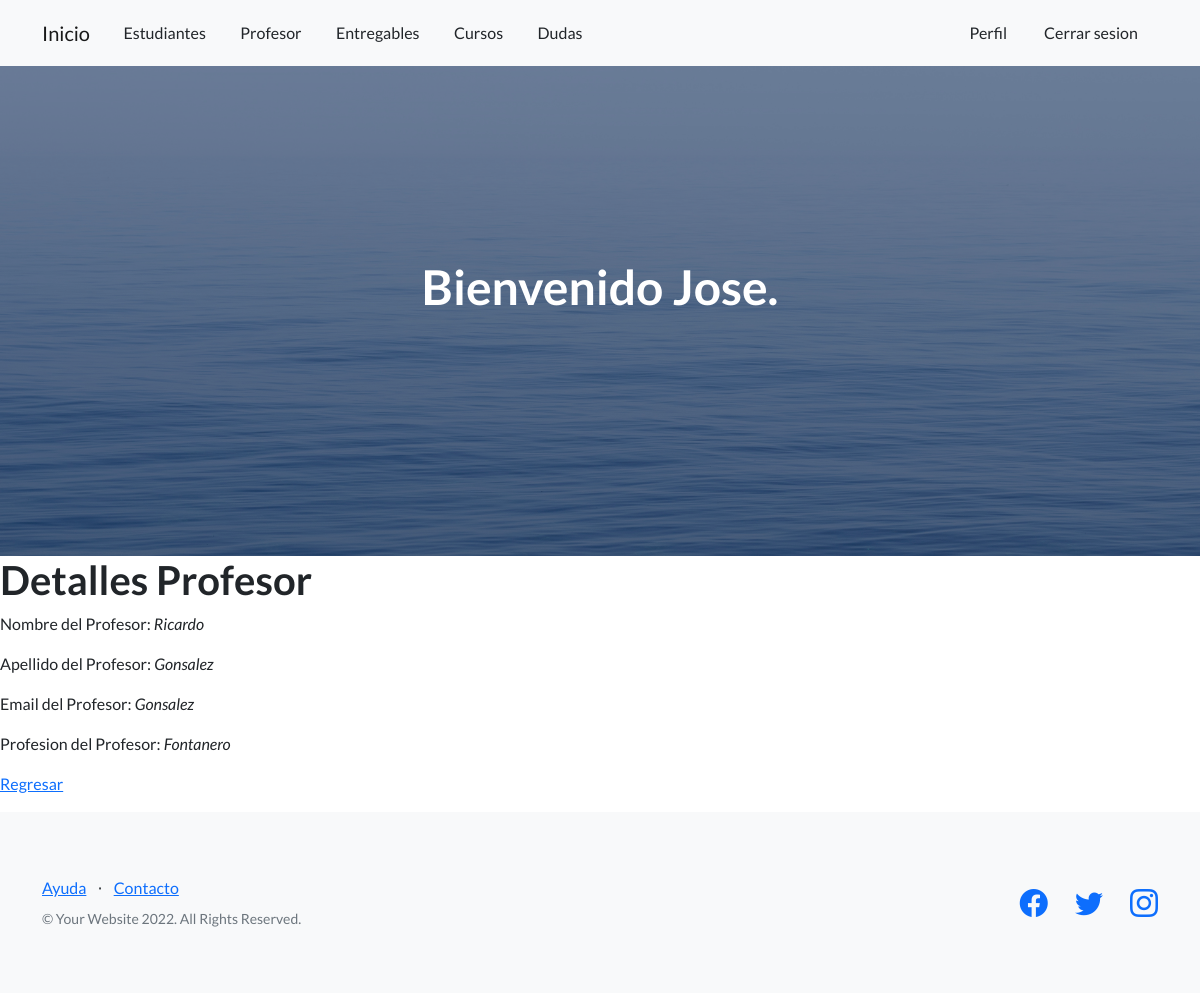
Screenshot of /profesor_detail/1 (signed in) with the database file from the repository.
### AppCoder/models.py (models this page shows, shortened)
class Profesor(models.Model):
    nombre=models.CharField(max_length=40)
    apellido=models.CharField(max_length=40)
    email= models.EmailField()
    profesion=models.CharField(max_length=40)

### AppCoder/views.py (the view)
# urls.py: path('profesor_detail/<pk>',views.ProfesorDetalle.as_view(), name="DetailP"),
class ProfesorDetalle(DetailView):
    model=Profesor
    template_name="AppCoder/profesor_detalle.html"

### AppCoder/templates/AppCoder/profesor_detalle.html
{% extends 'AppCoder/padre.html' %}
{% load static %}
{% block ContenidoQueCambia  %}
<body>
    <h1>Detalles Profesor</h1>
    <p>Nombre del Profesor: <i>{{profesor.nombre}}</i></p>
    <p>Apellido del Profesor: <i>{{profesor.apellido}}</i></p>
    <p>Email del Profesor: <i>{{profesor.apellido}}</i></p>
    <p>Profesion del Profesor: <i>{{profesor.profesion}}</i></p>
    <p>
        <a href="{% url 'ListP' %}">Regresar</a>
    </p>
</body>
{% endblock  %}

### AppCoder/templates/AppCoder/padre.html (shortened to what this page needs)
<!DOCTYPE html>
<html lang="en">
    <head>
        {%load static%}
        <link href="https://cdn.jsdelivr.net/npm/bootstrap-icons@1.5.0/font/bootstrap-icons.css" rel="stylesheet" type="text/css" />
        <link href="{% static 'AppCoder/css/styles.css' %}" rel="stylesheet" />
    </head>
    <body>
        <nav class="navbar navbar-light bg-light static-top">
            <div class="container">
                    <a class="navbar-brand" href="{% url 'Inicio' %}">Inicio</a>
                    <a class="btn btn" href="/Estudiantes">Estudiantes</a>
                    <a class="btn btn" href="/Profesores">Profesor</a>
                    <a class="btn btn" href="/Entregables">Entregables</a>
                    <a class="btn btn" href="/Cursos">Cursos</a>
                    <a class="btn btn" href="/Dudas">Dudas</a>
                <div class="col-lg-6 h-100 text-center text-lg-end my-auto">
                    {%if request.user.is_authenticated%}
                    <a class="btn btn" href="/VerPerfil">Perfil</a>
                    <a class="btn btn" href="/logout">Cerrar sesion</a>
                    {%endif%}
                </div>
            </div>
        </nav>
        <header class="masthead">
            <div class="container position-relative">
                <div class="row justify-content-center">
                    <div class="col-xl-6">
                        <div class="text-center text-white">
                            {%if request.user.is_authenticated%}
                            <h1 class="mb-5">Bienvenido {{user.username}}.</h1>
                            {%endif%}
                        </div>
                    </div>
                </div>
            </div>
        </header>
        {% block ContenidoQueCambia %}
        {% endblock  %}
        <footer class="footer bg-light">
            <div class="container">
                <div class="row">
                    <div class="col-lg-6 h-100 text-center text-lg-start my-auto">
                        <ul class="list-inline mb-2">
                            <li class="list-inline-item"><a href="#!">Ayuda</a></li>
                            <li class="list-inline-item">⋅</li>
                            <li class="list-inline-item"><a href="#!">Contacto</a></li>
                        </ul>
                        <p class="text-muted small mb-4 mb-lg-0">&copy; Your Website 2022. All Rights Reserved.</p>
                    </div>
                    <div class="col-lg-6 h-100 text-center text-lg-end my-auto">
                        <ul class="list-inline mb-0">
                            <li class="list-inline-item me-4">
                                <a href="#!"><i class="bi-facebook fs-3"></i></a>
                            </li>
                            <li class="list-inline-item me-4">
                                <a href="#!"><i class="bi-twitter fs-3"></i></a>
                            </li>
                            <li class="list-inline-item">
                                <a href="#!"><i class="bi-instagram fs-3"></i></a>
                            </li>
                        </ul>
                    </div>
                </div>
            </div>
        </footer>
    </body>
</html>

### rows the page displays
Profesor: nombre "Ricardo", apellido "Gonsalez", profesion "Fontanero"

### other values shown
{{ user.username }} "Jose"
